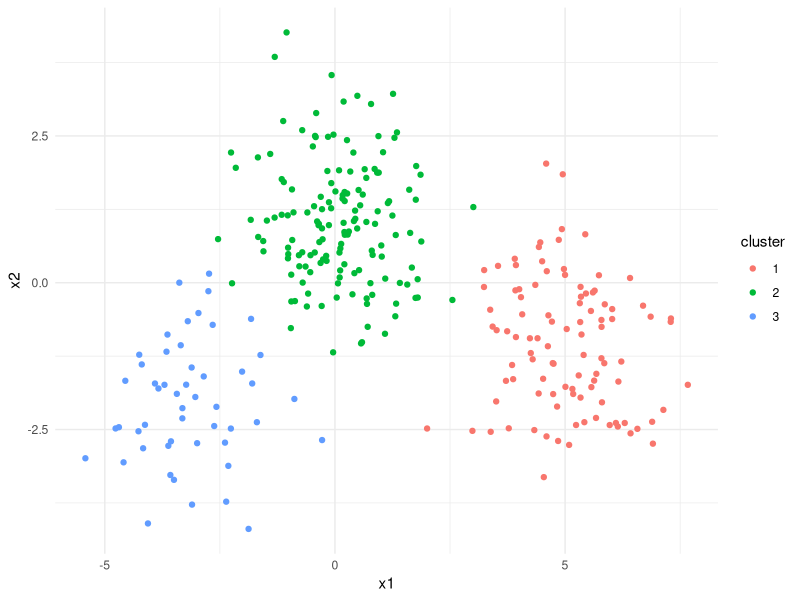
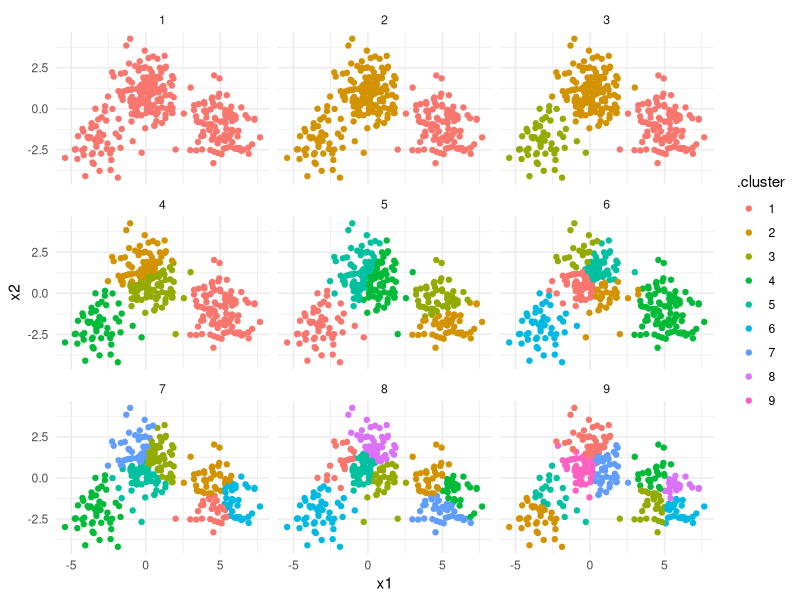
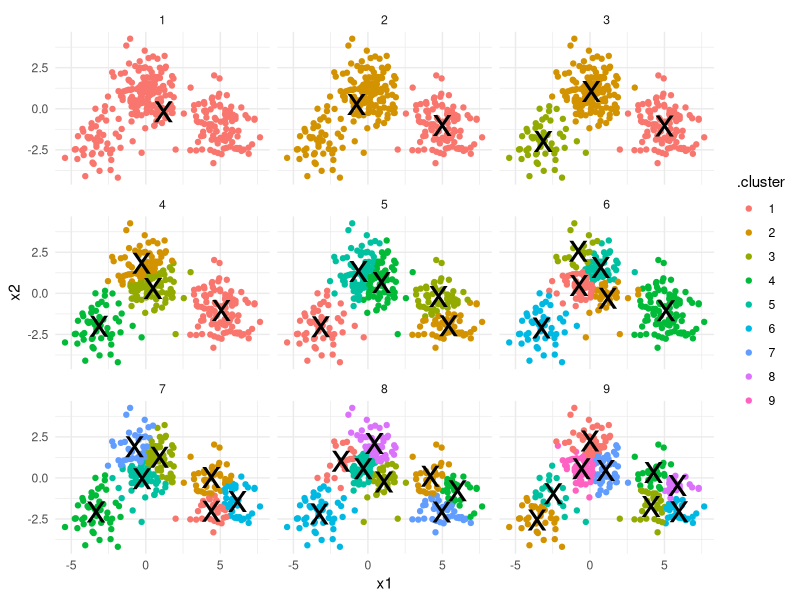
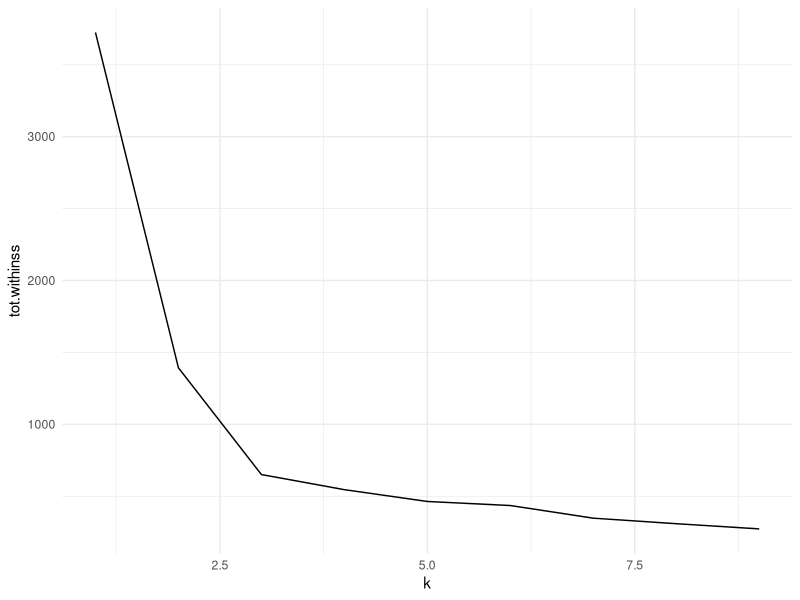

Generate these figures, in order, with R:
## ---- chunk 1
knitr::opts_chunk$set(message = FALSE, warning = FALSE)
## ---- chunk 2
library(dplyr)
library(ggplot2)
library(purrr)
library(tibble)
library(tidyr)

theme_set(theme_minimal())

set.seed(27)

centers <- tibble(
  cluster = factor(1:3), 
  num_points = c(100, 150, 50),  # number points in each cluster
  x1 = c(5, 0, -3),              # x1 coordinate of cluster center
  x2 = c(-1, 1, -2)              # x2 coordinate of cluster center
)

labelled_points <- centers %>%
  mutate(
    x1 = map2(num_points, x1, rnorm),
    x2 = map2(num_points, x2, rnorm)
  ) %>% 
  select(-num_points) %>% 
  unnest(c(x1, x2))

ggplot(labelled_points, aes(x1, x2, color = cluster)) +
  geom_point()
## ---- chunk 3
points <- labelled_points %>% 
  select(-cluster)

kclust <- kmeans(points, centers = 3)
kclust
summary(kclust)
## ---- chunk 4
library(broom)

augment(kclust, points)
## ---- chunk 5
tidy(kclust)
## ---- chunk 6
glance(kclust)
## ---- chunk 7
kclusts <- tibble(k = 1:9) %>%
  mutate(
    kclust = map(k, ~kmeans(points, .x)),
    tidied = map(kclust, tidy),
    glanced = map(kclust, glance),
    augmented = map(kclust, augment, points)
  )

kclusts
## ---- chunk 8
clusters <- kclusts %>%
  unnest(tidied)

assignments <- kclusts %>% 
  unnest(augmented)

clusterings <- kclusts %>%
  unnest(glanced)
## ---- chunk 9
p1 <- ggplot(assignments, aes(x1, x2)) +
  geom_point(aes(color = .cluster)) + 
  facet_wrap(~ k)
p1
## ---- chunk 10
p2 <- p1 + geom_point(data = clusters, size = 10, shape = "x")
p2
## ---- chunk 11
ggplot(clusterings, aes(k, tot.withinss)) +
  geom_line()
